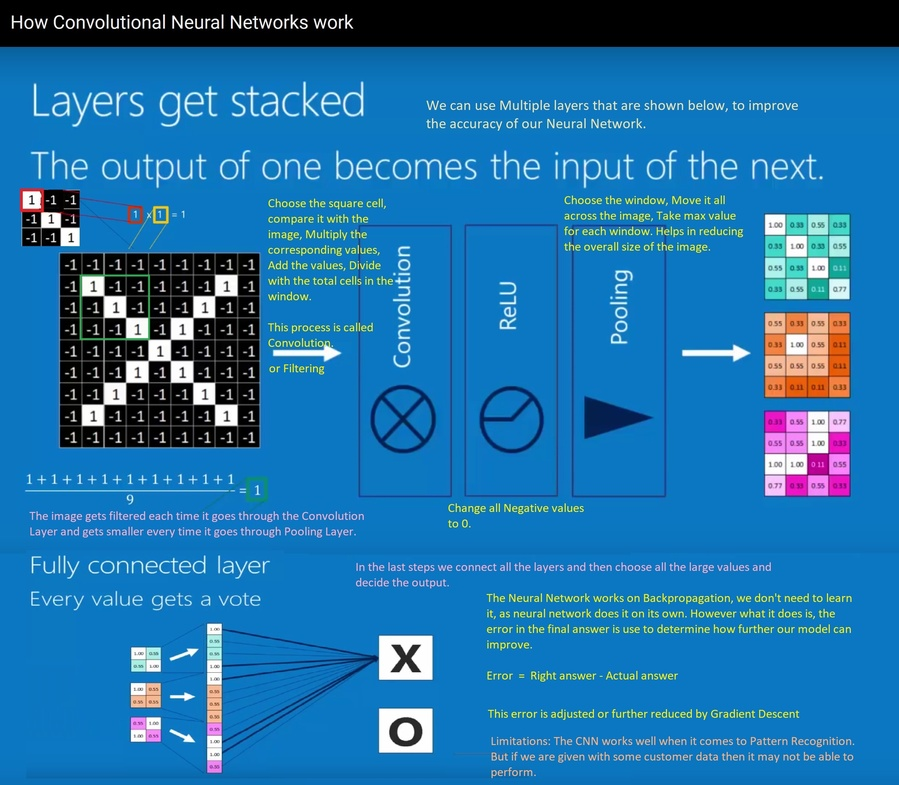
#> input picture CNN - WORKING.jpg, 899 x 785 px, shrunk from 2608 x 2277 before the run, given in place of the camera
$ python Object_Tracking_OpenCV.py
#> lines starting #> are read from the running program, lines starting #| are printed output that depends on the picture; after the words box and inside, x2 and y2 are one past the last pixel; in counts of white or black regions, pixels touching at a corner belong together
import math

import cv2
import numpy as np
import random
from collections import deque

cap = cv2.VideoCapture(1)
# To keep track of all point where object visited
center_points = deque()

while True:
    # Read and flip frame
    _, frame = cap.read()
#> frame is the input picture: shape (785, 899, 3); mean B, G, R 169.6, 113, 30.5
    frame = cv2.flip(frame, 1)
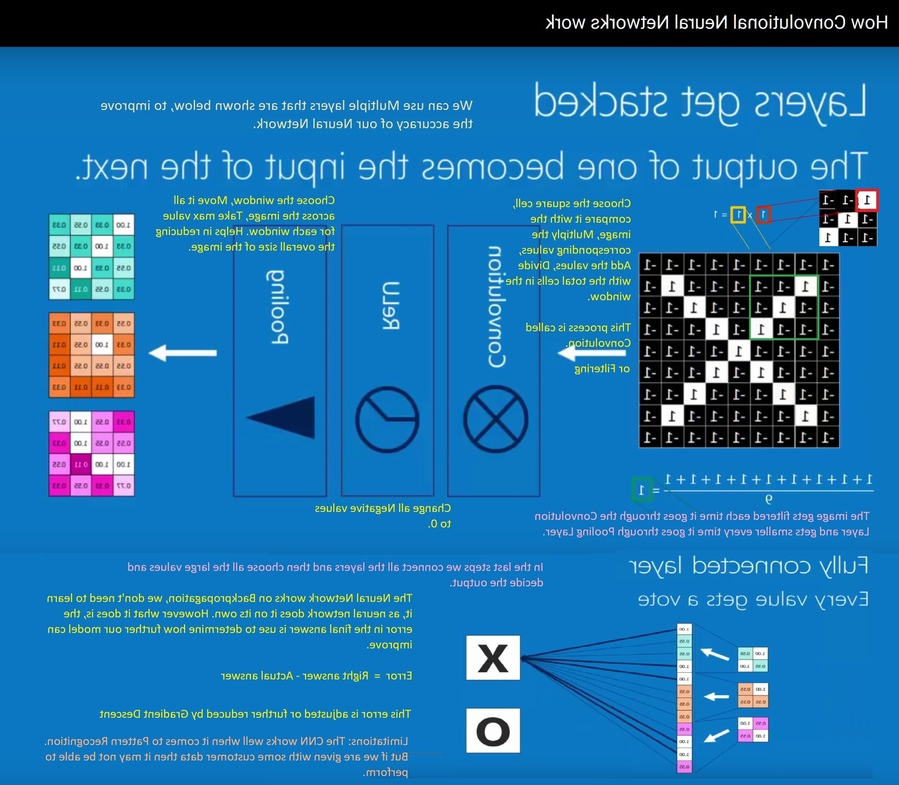
#> frame: shape (785, 899, 3); mean B, G, R 169.6, 113, 30.5

    # Blur the frame a little
    blur_frame = cv2.GaussianBlur(frame, (7, 7), 0)
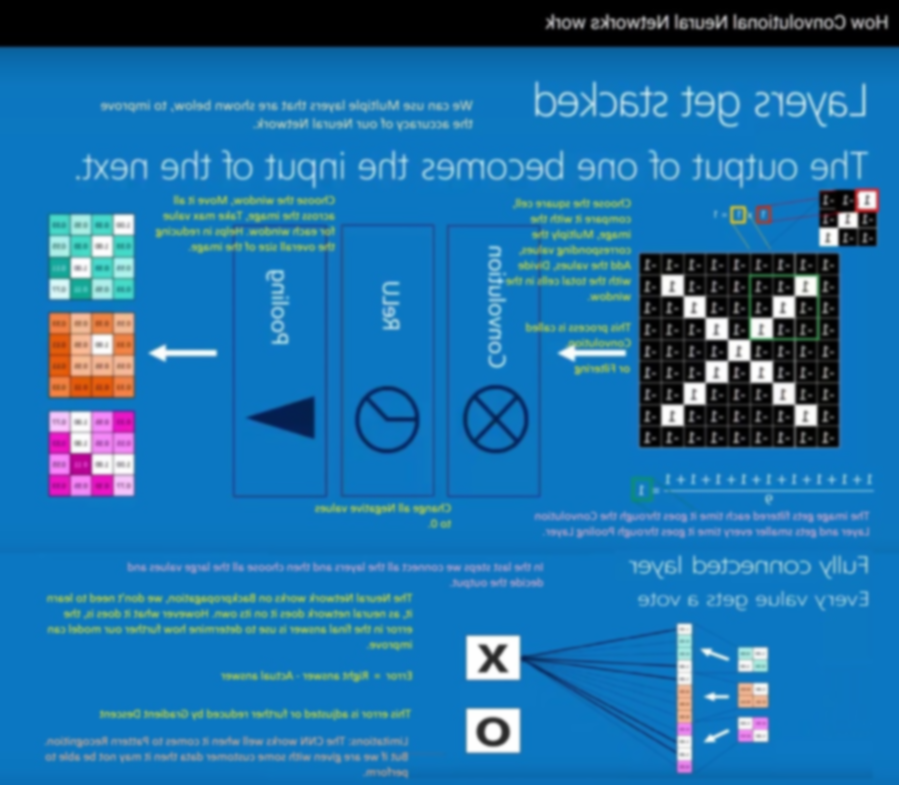
#> blur_frame: shape (785, 899, 3); mean B, G, R 169.6, 113, 30.4

    # Convert from BGR to HSV color format
    hsv = cv2.cvtColor(blur_frame, cv2.COLOR_BGR2HSV)
#> hsv: shape (785, 899, 3); mean H, S, V 94.2, 198.7, 171.8

    # Define lower and upper range of hsv color to detect. Blue here
    lower_blue = np.array([100, 50, 50])
    upper_blue = np.array([140, 255, 255])
    mask = cv2.inRange(hsv, lower_blue, upper_blue)
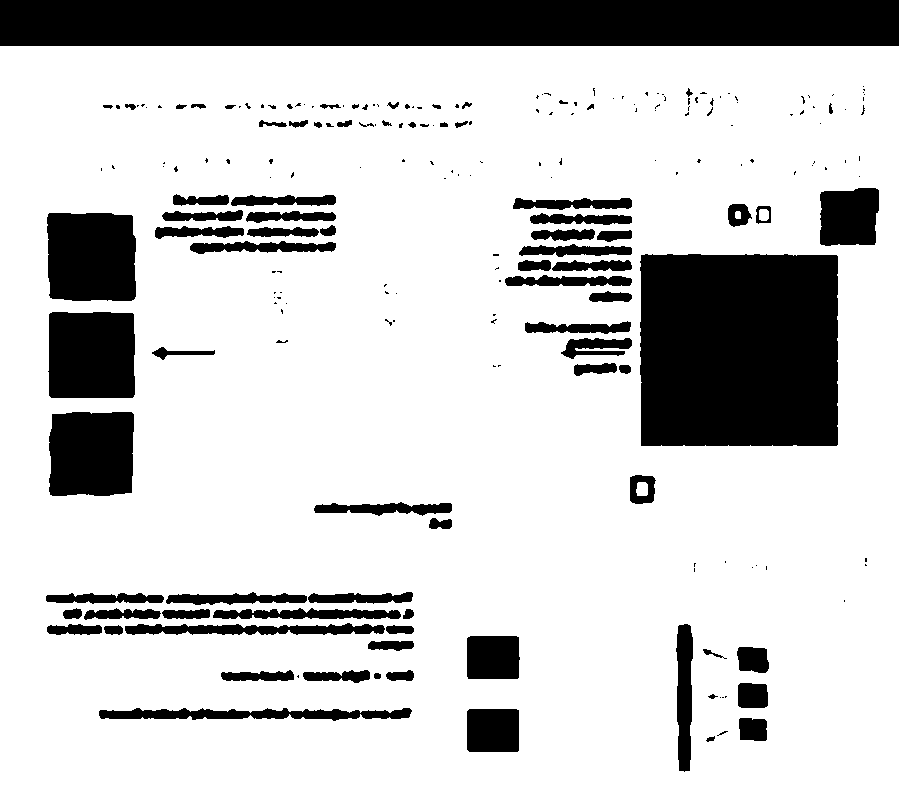
#> mask: shape (785, 899); 79.6% white; 223 black regions (136 under 20 px), largest, box (x1, y1, x2, y2) and area: (0, 0, 899, 46) 41354, (640, 254, 838, 446) 37661, (47, 213, 136, 301) 7492

    # Make elliptical kernel
    kernel = cv2.getStructuringElement(cv2.MORPH_ELLIPSE, (15, 15))

    # Opening morph(erosion followed by dilation)
    mask = cv2.morphologyEx(mask, cv2.MORPH_OPEN, kernel)
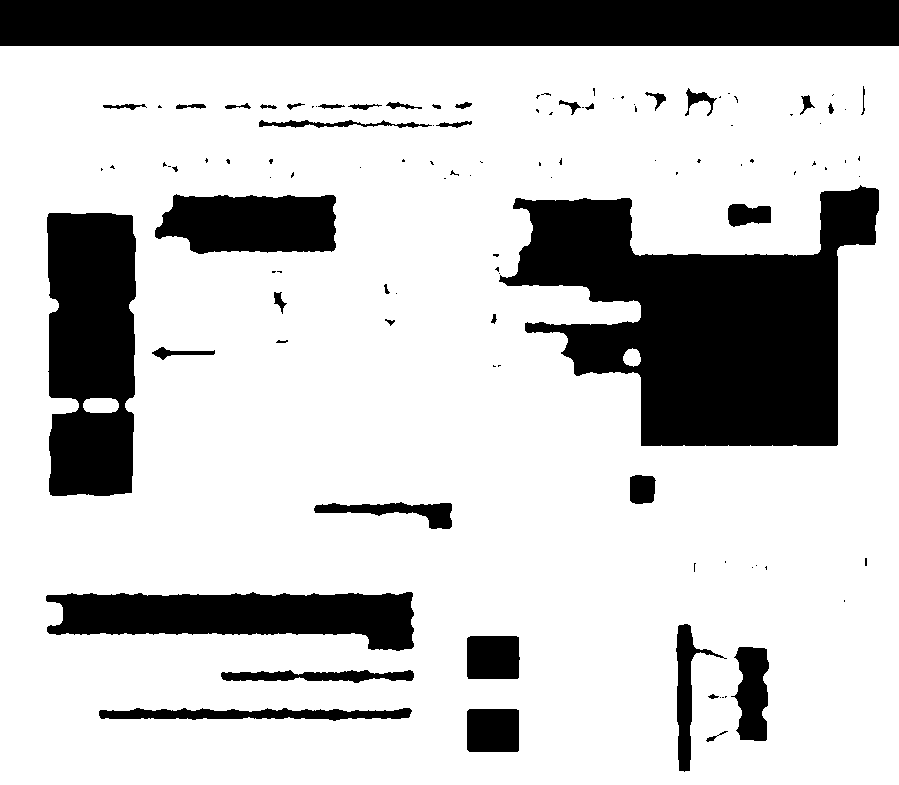
#> mask: shape (785, 899); 76.9% white; 112 black regions (71 under 20 px)

    # Find all contours
    contours, hierarchy = cv2.findContours(mask.copy(), cv2.RETR_LIST, cv2.CHAIN_APPROX_SIMPLE)[-2:]
#> contours = 122 contours, 71 with area under 20; largest, box (x1, y1, x2, y2) and area: (0, 46, 899, 785) 662724, (498, 184, 880, 447) 56314, (46, 212, 137, 497) 23568, (45, 591, 415, 652) 15224, (154, 193, 337, 255) 9283

    if len(contours) > 0:
        # Find the biggest contour
        biggest_contour = max(contours, key=cv2.contourArea)
#> biggest_contour = [[0, 46], [0, 784], [898, 784], [898, 46]]

        # Find center of contour and draw filled circle
        moments = cv2.moments(biggest_contour)
#> moments = moments, m00 662724, centre m10/m00, m01/m00 = (449, 415)
        centre_of_contour = (int(moments['m10'] / moments['m00']), int(moments['m01'] / moments['m00']))
#> centre_of_contour = (449, 415)
        cv2.circle(frame, centre_of_contour, 5, (0, 0, 255), -1)
#> frame: shape (785, 899, 3); 0.01% of pixels changed, all inside (x1, y1, x2, y2) = (444, 410, 455, 421)

        # Bound the contour with circle
#> (the run stopped early here; a loop or call above may not have finished)
